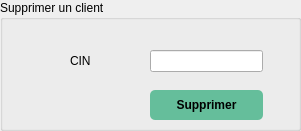
       <widget class="QGroupBox" name="groupBox_3">
        <property name="geometry">
         <rect>
          <x>350</x>
          <y>440</y>
          <width>301</width>
          <height>131</height>
         </rect>
        </property>
        <property name="title">
         <string>Supprimer un client</string>
        </property>
        <widget class="QLineEdit" name="CINS">
         <property name="geometry">
          <rect>
           <x>150</x>
           <y>50</y>
           <width>113</width>
           <height>22</height>
          </rect>
         </property>
        </widget>
        <widget class="QLabel" name="CINlabel">
         <property name="geometry">
          <rect>
           <x>70</x>
           <y>50</y>
           <width>71</width>
           <height>21</height>
          </rect>
         </property>
         <property name="text">
          <string>CIN</string>
         </property>
        </widget>
        <widget class="QPushButton" name="Supprimer">
         <property name="geometry">
          <rect>
           <x>150</x>
           <y>90</y>
           <width>113</width>
           <height>30</height>
          </rect>
         </property>
         <property name="styleSheet">
          <string notr="true">QPushButton {
padding: 5px;
border-radius: 5px;
background-color:rgb(101, 190, 155);
font-weight: bold;
}
QPushButton:hover
{
color :white;
}



</string>
         </property>
         <property name="text">
          <string>Supprimer</string>
         </property>
        </widget>
       </widget>
